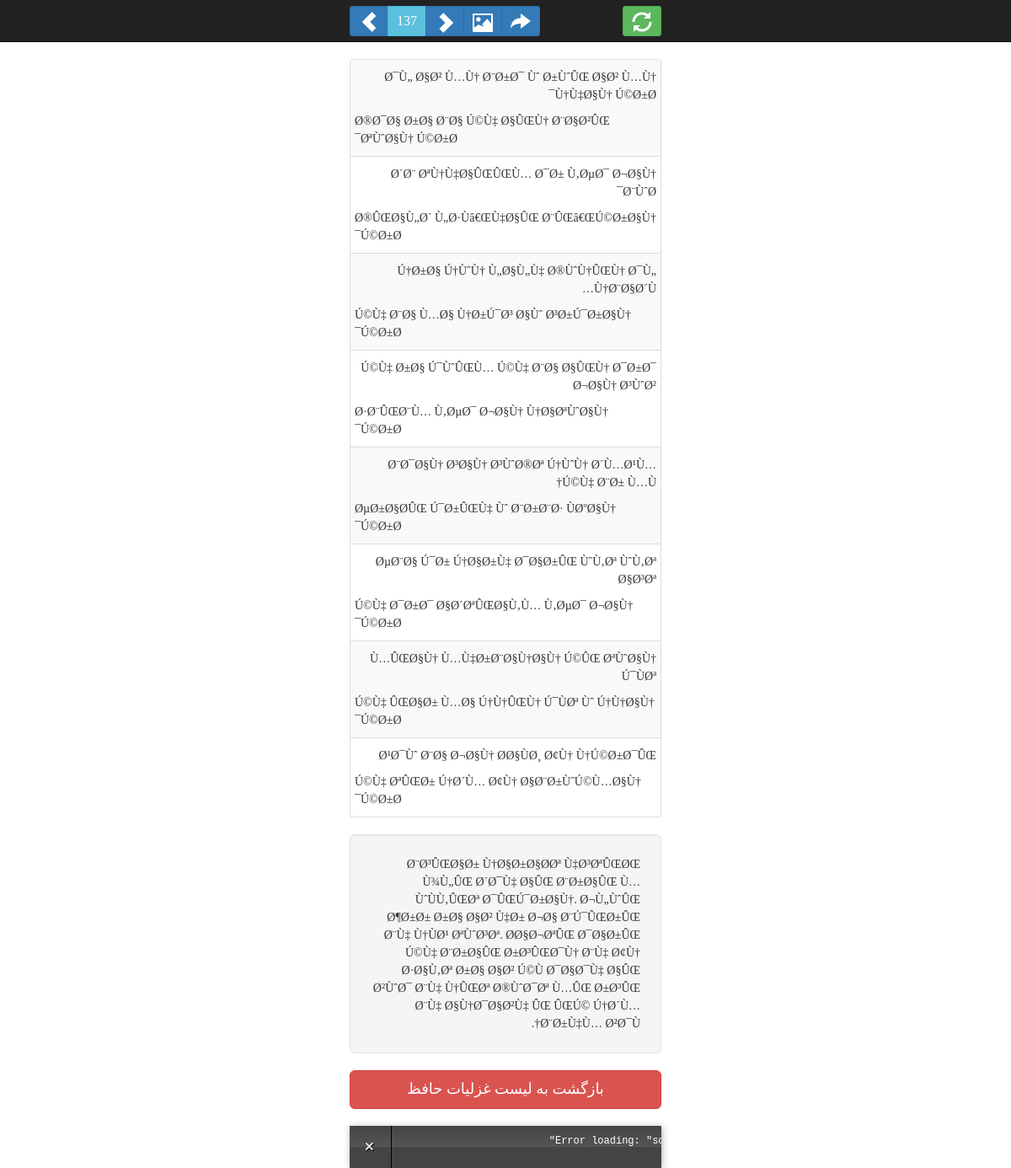
Page /index.php?sid=137 on the committed database.
### tables this page shows
CREATE TABLE `verses` (
  `vid` int(11) NOT NULL AUTO_INCREMENT,
  `sid` int(11) NOT NULL,
  `number` int(11) NOT NULL,
  `hemistich_first` varchar(255) NOT NULL,
  `hemistich_second` varchar(255) NOT NULL,
  PRIMARY KEY (`vid`)
);

CREATE TABLE `sonnets` (
  `sid` int(11) NOT NULL,
  `phrase` text NOT NULL,
  PRIMARY KEY (`sid`)
);

### notorm/NotORM.php (called while the page is built, shortened)
<?php
include_once dirname(__FILE__) . "/NotORM/Structure.php";
include_once dirname(__FILE__) . "/NotORM/Result.php";
include_once dirname(__FILE__) . "/NotORM/MultiResult.php";
include_once dirname(__FILE__) . "/NotORM/Row.php";
class NotORM extends NotORM_Abstract {
	function __construct(PDO $connection, NotORM_Structure $structure = null, NotORM_Cache $cache = null) {
		$this->connection = $connection;
		if (!isset($structure)) {
			$structure = new NotORM_Structure_Convention;
		}
		$this->structure = $structure;
		$this->cache = $cache;
	}
	function __call($table, array $where) {
		$return = new NotORM_Result($this->structure->getReferencingTable($table, ''), $this);
		return $return;
	}
}

### notorm/NotORM/Structure.php (called while the page is built, shortened)
<?php
class NotORM_Structure_Convention implements NotORM_Structure {
	protected $primary, $foreign, $table, $prefix;
	function __construct($primary = 'id', $foreign = '%s_id', $table = '%s', $prefix = '') {
		$this->primary = $primary;
		$this->table = $table;
		$this->prefix = $prefix;
	}
	function getPrimary($table) {
		return sprintf($this->primary, $this->getColumnFromTable($table));
	}
	function getReferencingTable($name, $table) {
		return $this->prefix . $name;
	}
	protected function getColumnFromTable($name) {
		return $name;
	}
}

### notorm/NotORM/Result.php (called while the page is built, shortened)
<?php
class NotORM_Result extends NotORM_Abstract implements Iterator, ArrayAccess, Countable, JsonSerializable {
	protected $single;
	protected $select = array(), $conditions = array(), $where = array(), $parameters = array(), $order = array(), $limit = null, $offset = null, $group = "", $having = "", $lock = null;
	protected $union = array(), $unionOrder = array(), $unionLimit = null, $unionOffset = null;
	protected $data, $referencing = array(), $aggregation = array(), $accessed, $access, $keys = array();
	function __construct($table, NotORM $notORM, $single = false) {
		$this->table = $table;
		$this->notORM = $notORM;
		$this->single = $single;
		$this->primary = $notORM->structure->getPrimary($table);
	}
	function __destruct() {
		$this->rows = null;
	}
	protected function limitString($limit, $offset = null) {
		$return = "";
		return $return;
	}
	protected function removeExtraDots($expression) {
		return preg_replace('~(?:\\b[a-z_][a-z0-9_.:]*[.:])?([a-z_][a-z0-9_]*)[.:]([a-z_*])~i', '\\1.\\2', $expression);
	}
	protected function whereString() {
		$return = "";
		if ($this->order) {
			$return .= " ORDER BY " . implode(", ", $this->order);
		}
		$return = $this->removeExtraDots($return);
		$where = $this->where;
		if ($where) {
			$return = " WHERE " . implode($where) . $return;
		}
		$return .= $this->limitString($this->limit, $this->offset);
		return $return;
	}
	protected function topString($limit, $offset = null) {
		return "";
	}
	protected function createJoins($val) {
		$return = array();
		return $return;
	}
	function __toString() {
		$return = "SELECT" . $this->topString($this->limit, $this->offset) . " ";
		$join = $this->createJoins(implode(",", $this->conditions) . "," . implode(",", $this->select) . ",$this->group,$this->having," . implode(",", $this->order));
		if ($this->select) {
			$return .= $this->removeExtraDots(implode(", ", $this->select));
		} elseif ($this->accessed) {
			$return .= ($join ? "$this->table." : "") . implode(", " . ($join ? "$this->table." : ""), array_keys($this->accessed));
		} else {
			$return .= ($join ? "$this->table." : "") . "*";
		}
		$return .= " FROM $this->table" . implode($join) . $this->whereString();
		return $return;
	}
	protected function query($query, $parameters) {
		$return = $this->notORM->connection->prepare($query);
		if (!$return || !$return->execute(array_map(array($this, 'formatValue'), $parameters))) {
			$return = false;
		}
		return $return;
	}
	protected function formatValue($val) {
		return $val;
	}
	protected function quote($val) {
		$val = $this->formatValue($val);
		if (is_int($val) || $val instanceof NotORM_Literal) {
			return (string) $val;
		}
		return $this->notORM->connection->quote($val);
	}
	function where($condition, $parameters = array()) {
		$args = func_get_args();
		return $this->whereOperator("AND", $args);
	}
	protected function whereOperator($operator, array $args) {
		$condition = $args[0];
		$parameters = (count($args) > 1 ? $args[1] : array());
		$this->conditions[] = "$operator $condition";
		$condition = $this->removeExtraDots($condition);
		if (count($args) != 2 || strpbrk($condition, "?:")) {
			if (count($args) != 2 || !is_array($parameters)) {
				$parameters = array_slice($args, 1);
			}
			$this->parameters = array_merge($this->parameters, $parameters);
		} elseif ($parameters === null) {
			$condition .= " IS NULL";
		} elseif (!is_array($parameters)) {
			$condition .= " = " . $this->quote($parameters);
		} else {
			$condition = $this->whereIn($condition, $parameters);
		}
		$this->where[] = (preg_match('~^\)+$~', $condition)
			? $condition
			: ($this->where ? " $operator " : "") . "($condition)"
		);
		return $this;
	}
	function order($columns) {
		$this->rows = null;
		if ($columns != "") {
			$columns = (is_array($columns) ? $columns : func_get_args());
			foreach ($columns as $column) {
				if ($this->union) {
					$this->unionOrder[] = $column;
				} else {
					$this->order[] = $column;
				}
			}
		} elseif ($this->union) {
			$this->unionOrder = array();
		} else {
			$this->order = array();
		}
		return $this;
	}
	protected function execute() {
		if (!isset($this->rows)) {
			$result = false;
			$parameters = array();
			try {
				$result = $this->query($this->__toString(), $parameters);
			} catch (PDOException $exception) {
			}
			$this->rows = array();
			if ($result) {
				$result->setFetchMode(PDO::FETCH_ASSOC);
				foreach ($result as $key => $row) {
					$this->rows[$key] = new $this->notORM->rowClass($row, $this);
				}
			}
			$this->data = $this->rows;
		}
	}
	function offsetGet($key) {
		if ($this->single && !isset($this->data)) {
			$clone = clone $this;
			if (is_array($key)) {
				$clone->where($key)->limit(1);
			} else {
				$clone->where($this->primary, $key);
			}
			$return = $clone->fetch();
			if ($return) {
				return $return;
			}
		} else {
			$this->execute();
			if (is_array($key)) {
				foreach ($this->data as $row) {
					foreach ($key as $k => $v) {
						if ((isset($v) && $row[$k] !== null ? $row[$k] != $v : $row[$k] !== $v)) {
							continue 2;
						}
					}
					return $row;
				}
			} elseif (isset($this->data[$key])) {
				return $this->data[$key];
			}
		}
	}
}

### notorm/NotORM/Row.php (called while the page is built, shortened)
<?php
class NotORM_Row extends NotORM_Abstract implements IteratorAggregate, ArrayAccess, Countable, JsonSerializable {
	protected $row, $result, $primary;
	function __construct(array $row, NotORM_Result $result) {
		$this->row = $row;
		$this->result = $result;
	}
	function offsetGet($key) {
		return $this->row[$key];
	}
}

### index.php (the view, shortened to what this page needs)
<?php
include dirname(__FILE__) . "/notorm/NotORM.php";
$connection = new PDO("mysql:host={$config['host']};dbname={$config['name']};port={$config['port']}", $config['user'], $config['pass']);
$sid = isset($_GET['sid']) ? (int) $_GET['sid'] : 0;
$next = ($sid + 1) % 495;
$prev = ($prev = $sid - 1) ? $prev : 495;
$software = new NotORM($connection);
$sonnet = $software->sonnets("sid", $sid);
$verses = $software->verses("sid", $sid)->order("number");
?>
<html>
  <head>
      <?php print $verses[0]['hemistich_first'] ?>
    <meta name="description" content="<?php print $sonnet[0]['phrase']; ?>"/>
    <link href="dist/css/bootstrap.min.css" rel="stylesheet">
    <link href="assets/css/style.css" rel="stylesheet">
  </head>
  <body>
    <nav class="navbar navbar-default navbar-inverse navbar-fixed-top" role="navigation">
      <div class="container">
        <div class="btn-group pull-left">
          <a class="btn btn-sm btn-primary" href="index.php?sid=<?php print $next; ?>"><i class="glyphicon glyphicon-chevron-left"></i></a>
          <a class="btn btn-sm btn-info" href="index.php?sid=<?php print $sid; ?>"><?php print $sid; ?></a>
          <a class="btn btn-sm btn-primary" href="index.php?sid=<?php print $prev; ?>"><i class="glyphicon glyphicon-chevron-right"></i></a>
          <a target="_blank" class="btn btn-sm btn-primary" href="images/<?php print $sid; ?>.png"><i class="glyphicon glyphicon-picture"></i></a>
          <a target="_blank" class="btn btn-sm btn-primary" href="https://www.facebook.com/sharer/sharer.php?u=<?php print urlencode("http://hafez.apps.rastasoft.ir/index.php?sid=$sid"); ?>"><i class="glyphicon glyphicon-share-alt"></i></a>
        </div>
        <a class="btn btn-sm btn-success new-sonnet" href="index.php?time=<?php print time(); ?>"><i class="glyphicon glyphicon-refresh pull-right"></i></a>
      </div>
    </nav>
    <div class="container">
      <div class="sonnet">
        <?php foreach ($verses as $verse): ?>
          <div class="hemistich">
            <span class="first"><?php print $verse['hemistich_first']; ?></span>
            <span class="second"><?php print $verse['hemistich_second']; ?></span>
          </div>
        <?php endforeach; ?>
      </div>
      <div class="well well-lg">
        <?php print $sonnet[0]['phrase']; ?>
      </div>
      <a class="btn btn-lg btn-danger sonnets-list" style="width: 100%;" href="list.php">
        بازگشت به لیست غزلیات حافظ
      </a>
    </div>
    <footer class="footer">
      <div class="container">
      </div>
    </footer>
  </body>
</html>

### assets/css/style.css (style rules this page uses)
body { padding-top: 70px; font: 14px/150% Tahoma; direction: rtl; height: 100%; }
.container { width: auto; max-width: 400px; }
.navbar-default .container { padding-top: 7px; }
.navbar-default .glyphicon { font-size: 24px; }
.navbar-default .btn-info { font-size: 16px; }
.sonnet { border: 1px solid #ddd; border-bottom: none; border-radius: 4px; margin-bottom: 20px; }
.sonnet .hemistich { padding: 5px 0; display: block; border-bottom: 1px solid #ddd; }
.sonnet .hemistich span { padding: 5px; display: block; }
.sonnet .hemistich span.second { text-align: left; }
.sonnet .hemistich:nth-child(2n+1) { background-color: #f9f9f9; }
.well { margin-bottom: 20px; }
.sonnets-list { margin-bottom: 70px; }
.footer { width: 100%; position: fixed; left: 0; right: 0; bottom: 0; }

### rows in the picture
verses: hemistich_first "Ø¯Ù„ Ø§Ø² Ù…Ù† Ø¨Ø±Ø¯ Ùˆ Ø±ÙˆÛŒ Ø§Ø² Ù…Ù† Ù†Ù‡Ø§Ù† Ú©Ø±Ø¯", hemistich_second "Ø®Ø¯Ø§ Ø±Ø§ Ø¨Ø§ Ú©Ù‡ Ø§ÛŒÙ† Ø¨Ø§Ø²ÛŒ ØªÙˆØ§Ù† Ú©Ø±Ø¯"
verses: hemistich_first "Ø´Ø¨ ØªÙ†Ù‡Ø§ÛŒÛŒÙ… Ø¯Ø± Ù‚ØµØ¯ Ø¬Ø§Ù† Ø¨ÙˆØ¯", hemistich_second "Ø®ÛŒØ§Ù„Ø´ Ù„Ø·Ùâ€ŒÙ‡Ø§ÛŒ Ø¨ÛŒâ€ŒÚ©Ø±Ø§Ù† Ú©Ø±Ø¯"
verses: hemistich_first "Ú†Ø±Ø§ Ú†ÙˆÙ† Ù„Ø§Ù„Ù‡ Ø®ÙˆÙ†ÛŒÙ† Ø¯Ù„ Ù†Ø¨Ø§Ø´Ù…", hemistich_second "Ú©Ù‡ Ø¨Ø§ Ù…Ø§ Ù†Ø±Ú¯Ø³ Ø§Ùˆ Ø³Ø±Ú¯Ø±Ø§Ù† Ú©Ø±Ø¯"
verses: hemistich_first "Ú©Ù‡ Ø±Ø§ Ú¯ÙˆÛŒÙ… Ú©Ù‡ Ø¨Ø§ Ø§ÛŒÙ† Ø¯Ø±Ø¯ Ø¬Ø§Ù† Ø³ÙˆØ²", hemistich_second "Ø·Ø¨ÛŒØ¨Ù… Ù‚ØµØ¯ Ø¬Ø§Ù† Ù†Ø§ØªÙˆØ§Ù† Ú©Ø±Ø¯"
verses: hemistich_first "Ø¨Ø¯Ø§Ù† Ø³Ø§Ù† Ø³ÙˆØ®Øª Ú†ÙˆÙ† Ø´Ù…Ø¹Ù… Ú©Ù‡ Ø¨Ø± Ù…Ù†", hemistich_second "ØµØ±Ø§Ø­ÛŒ Ú¯Ø±ÛŒÙ‡ Ùˆ Ø¨Ø±Ø¨Ø· ÙØºØ§Ù† Ú©Ø±Ø¯"
verses: hemistich_first "ØµØ¨Ø§ Ú¯Ø± Ú†Ø§Ø±Ù‡ Ø¯Ø§Ø±ÛŒ ÙˆÙ‚Øª ÙˆÙ‚Øª Ø§Ø³Øª", hemistich_second "Ú©Ù‡ Ø¯Ø±Ø¯ Ø§Ø´ØªÛŒØ§Ù‚Ù… Ù‚ØµØ¯ Ø¬Ø§Ù† Ú©Ø±Ø¯"
verses: hemistich_first "Ù…ÛŒØ§Ù† Ù…Ù‡Ø±Ø¨Ø§Ù†Ø§Ù† Ú©ÛŒ ØªÙˆØ§Ù† Ú¯ÙØª", hemistich_second "Ú©Ù‡ ÛŒØ§Ø± Ù…Ø§ Ú†Ù†ÛŒÙ† Ú¯ÙØª Ùˆ Ú†Ù†Ø§Ù† Ú©Ø±Ø¯"
verses: hemistich_first "Ø¹Ø¯Ùˆ Ø¨Ø§ Ø¬Ø§Ù† Ø­Ø§ÙØ¸ Ø¢Ù† Ù†Ú©Ø±Ø¯ÛŒ", hemistich_second "Ú©Ù‡ ØªÛŒØ± Ú†Ø´Ù… Ø¢Ù† Ø§Ø¨Ø±ÙˆÚ©Ù…Ø§Ù† Ú©Ø±Ø¯"
sonnets: phrase "Ø¨Ø³ÛŒØ§Ø± Ù†Ø§Ø±Ø§Ø­Øª Ù‡Ø³ØªÛŒØŒ Ù¾Ù„ÛŒ Ø´Ø¯Ù‡ Ø§ÛŒ Ø¨Ø±Ø§ÛŒ Ù…ÙˆÙÙ‚ÛŒØª Ø¯ÛŒÚ¯Ø±Ø§Ù†. Ø¬Ù„ÙˆÛŒ Ø¶Ø±Ø± Ø±Ø§ Ø§Ø² Ù‡Ø± Ø¬Ø§ Ø¨Ú¯ÛŒØ±ÛŒ Ø¨Ù‡ Ù†ÙØ¹ ØªÙˆØ³Øª. Ø­Ø§Ø¬ØªÛŒ Ø¯Ø§Ø±ÛŒ Ú©Ù‡ Ø¨Ø±Ø§ÛŒ Ø±Ø³ÛŒØ¯Ù† Ø¨Ù‡ Ø¢Ù† Ø·Ø§Ù‚Øª Ø±Ø§ Ø§Ø² Ú©Ù Ø¯Ø§Ø¯Ù‡ Ø§ÛŒ Ø²ÙˆØ¯ Ø¨Ù‡ Ù†ÛŒØª Ø®ÙˆØ¯Øª Ù…ÛŒ Ø±Ø³ÛŒ Ø¨Ù‡ Ø§Ù†Ø¯Ø§Ø²Ù‡ ÛŒ ÛŒÚ© Ú†Ø´Ù… Ø¨Ø±Ù‡Ù… Ø²Ø¯Ù†."

### other values in the picture
$sid "137"
